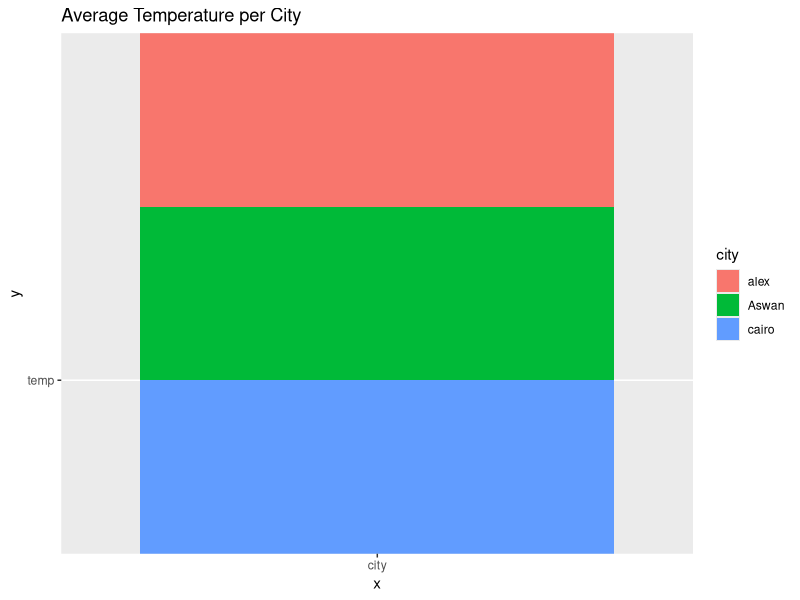

Write R code to recreate this figure.
city <- c("cairo","alex","Aswan")
temp <- c(25,20,35)
weather_df <- data.frame(city,temp)
library(ggplot2)
ggplot(weather_df, aes( x="city", y="temp",fill=city))+geom_bar(stat="identity")+labs(title="Average Temperature per City")

